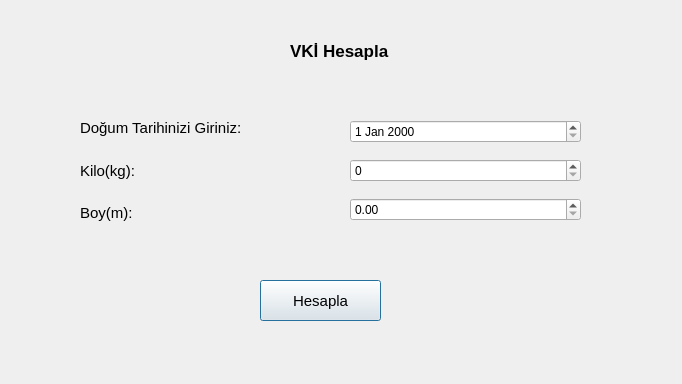
<?xml version="1.0" encoding="UTF-8"?>
<ui version="4.0">
 <class>Dialog</class>
 <widget class="QDialog" name="Dialog">
  <property name="geometry">
   <rect>
    <x>0</x>
    <y>0</y>
    <width>682</width>
    <height>384</height>
   </rect>
  </property>
  <property name="windowTitle">
   <string>Dialog</string>
  </property>
  <widget class="QPushButton" name="pushButton">
   <property name="geometry">
    <rect>
     <x>260</x>
     <y>280</y>
     <width>121</width>
     <height>41</height>
    </rect>
   </property>
   <property name="font">
    <font>
     <pointsize>11</pointsize>
    </font>
   </property>
   <property name="text">
    <string>Hesapla</string>
   </property>
  </widget>
  <widget class="QLabel" name="label">
   <property name="geometry">
    <rect>
     <x>290</x>
     <y>30</y>
     <width>131</width>
     <height>41</height>
    </rect>
   </property>
   <property name="font">
    <font>
     <pointsize>13</pointsize>
     <bold>true</bold>
    </font>
   </property>
   <property name="text">
    <string>VKİ Hesapla</string>
   </property>
  </widget>
  <widget class="QWidget" name="layoutWidget">
   <property name="geometry">
    <rect>
     <x>350</x>
     <y>110</y>
     <width>231</width>
     <height>121</height>
    </rect>
   </property>
   <layout class="QVBoxLayout" name="verticalLayout">
    <item>
     <widget class="QDateEdit" name="dateEdit">
      <property name="maximumDateTime">
       <datetime>
        <hour>20</hour>
        <minute>59</minute>
        <second>59</second>
        <year>2026</year>
        <month>12</month>
        <day>31</day>
       </datetime>
      </property>
      <property name="minimumDateTime">
       <datetime>
        <hour>23</hour>
        <minute>0</minute>
        <second>0</second>
        <year>1926</year>
        <month>1</month>
        <day>1</day>
       </datetime>
      </property>
      <property name="minimumDate">
       <date>
        <year>1926</year>
        <month>1</month>
        <day>1</day>
       </date>
      </property>
     </widget>
    </item>
    <item>
     <widget class="QSpinBox" name="spinBox"/>
    </item>
    <item>
     <widget class="QDoubleSpinBox" name="doubleSpinBox_2"/>
    </item>
   </layout>
  </widget>
  <widget class="QWidget" name="layoutWidget">
   <property name="geometry">
    <rect>
     <x>80</x>
     <y>110</y>
     <width>211</width>
     <height>121</height>
    </rect>
   </property>
   <layout class="QVBoxLayout" name="verticalLayout_2">
    <item>
     <widget class="QLabel" name="label_2">
      <property name="font">
       <font>
        <pointsize>11</pointsize>
        <bold>false</bold>
       </font>
      </property>
      <property name="text">
       <string>Doğum Tarihinizi Giriniz:</string>
      </property>
     </widget>
    </item>
    <item>
     <widget class="QLabel" name="label_4">
      <property name="font">
       <font>
        <pointsize>11</pointsize>
        <bold>false</bold>
       </font>
      </property>
      <property name="text">
       <string>Kilo(kg):</string>
      </property>
     </widget>
    </item>
    <item>
     <widget class="QLabel" name="label_3">
      <property name="font">
       <font>
        <pointsize>11</pointsize>
        <bold>false</bold>
       </font>
      </property>
      <property name="text">
       <string>Boy(m):</string>
      </property>
     </widget>
    </item>
   </layout>
  </widget>
 </widget>
 <resources/>
 <connections/>
</ui>
